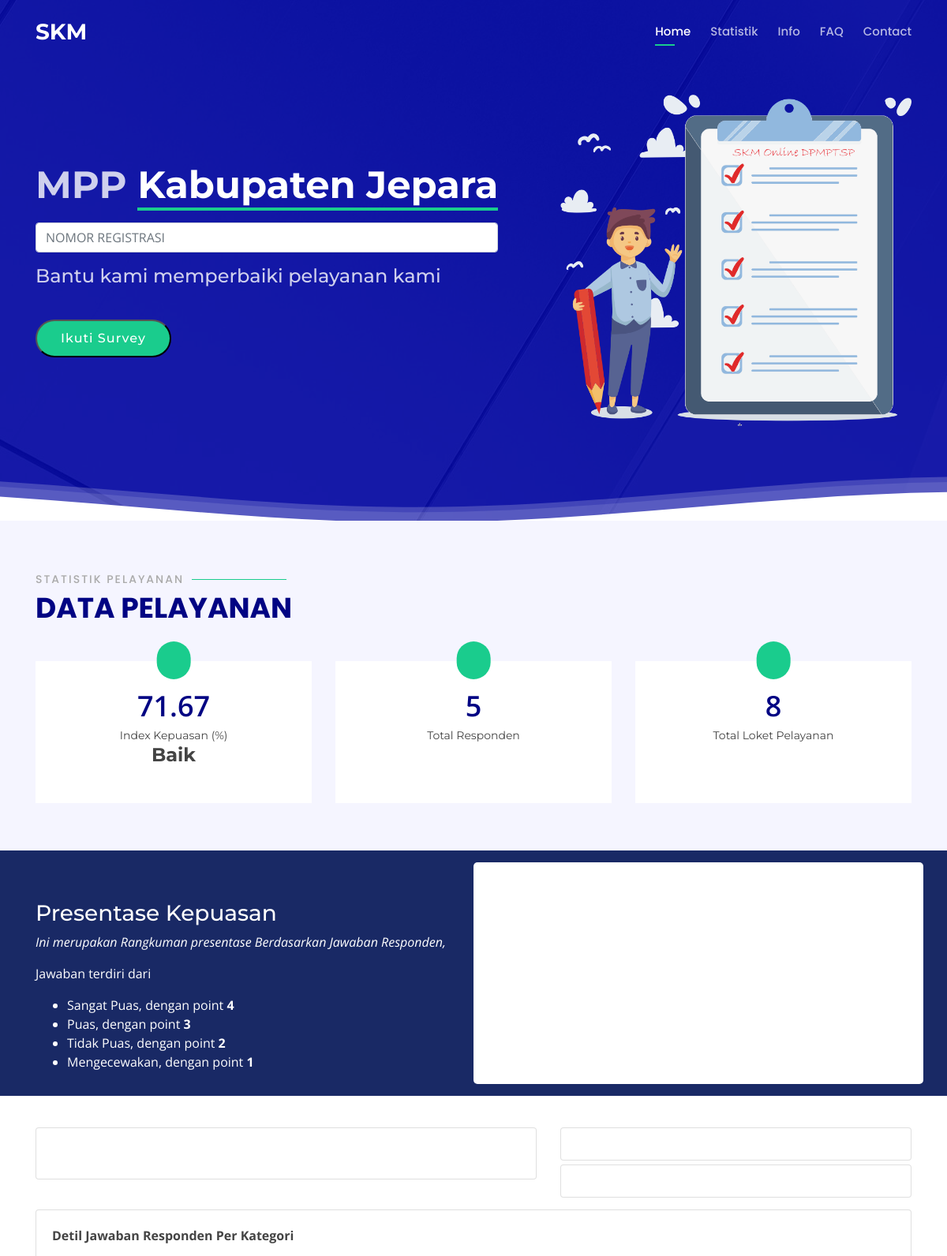
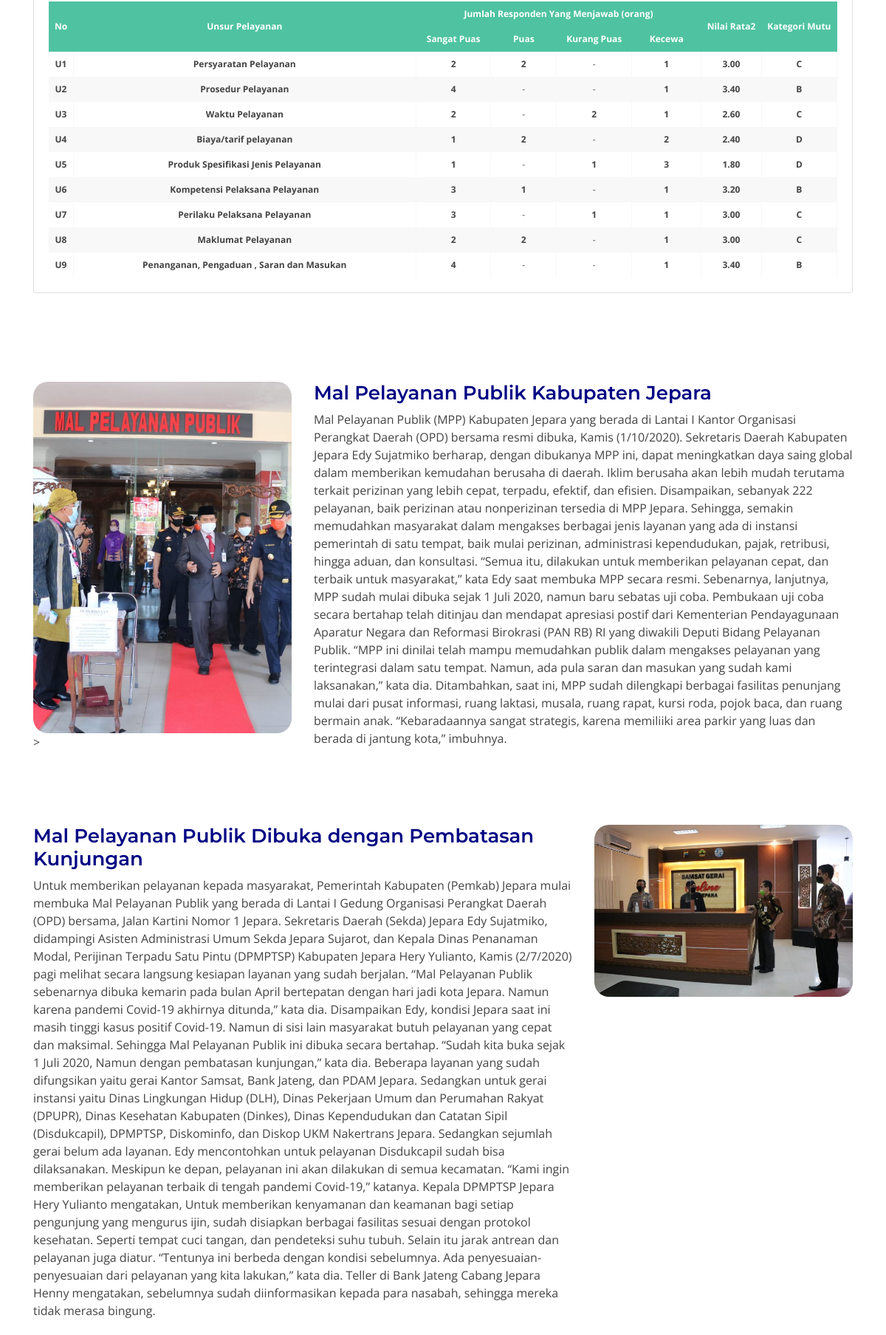
The page / (upper part) on the database its author committed (2 pictures, top to bottom).
### tables this page shows
CREATE TABLE `tb_pertanyaan`  (
  `id_soal` varchar(12) NOT NULL,
  `soal` text NULL,
  `a` varchar(255) NULL DEFAULT NULL,
  `b` varchar(255) NULL DEFAULT NULL,
  `c` varchar(255) NULL DEFAULT NULL,
  `d` varchar(255) NULL DEFAULT NULL,
  `kategori` varchar(255) NULL DEFAULT NULL,
  PRIMARY KEY (`id_soal`) USING BTREE
);

CREATE TABLE `news`  (
  `id` int(11) NOT NULL,
  `judul` varchar(255) NULL DEFAULT NULL,
  `konten` text NULL,
  `img` varchar(255) NULL DEFAULT NULL,
  `created_date` datetime(0) NULL DEFAULT current_timestamp(0),
  PRIMARY KEY (`id`) USING BTREE
);

### application/modules/survey/controllers/Survey.php (called while the page is built, shortened)
<?php
class Survey extends MY_Controller {
	public function __construct()
	{
		$this->load->model('M_survey');
		$this->load->model('M_master');
	}
	public function index()
	{
		$data = [
			'kepuasan' 		=> $this->_get_kepuasan(),
			'loket'			=> $this->M_master->getall('tb_loket')->num_rows(),
			'pendidikan'	=> $this->_get_pendidikan(),
			'pekerjaan'		=> $this->_get_pekerjaan(),
			'pengunjung' 	=> $this->M_survey->get_responden(),
			'hasil'			=>  $this->_get_hasil(),
			'news1'			=> $this->M_master->getWhere('news',['id'=>1])->row(),
			'news2'			=> $this->M_master->getWhere('news',['id'=>2])->row(),
			'faq'			=> $this->M_master->getall('faq')->result(),
		];
		$kepuasan = $data['kepuasan'];
		if ($kepuasan > 81.25 && $kepuasan < 100 ) {
			$index = "Sangat Baik";
		}else if($kepuasan > 62.50 && $kepuasan < 81.26){
			$index = 'Baik';
		}else if($kepuasan > 43.75 && $kepuasan < 62.51){
			$index = 'Kurang Baik';
		} else if($kepuasan > 24.9 && $kepuasan < 43.76){
			$index = 'Tidak Baik';
		} else {
			$index = null;
		}
		$data['tingkat_kepuasan'] = $index;
		$soal = $this->M_master->getall('tb_pertanyaan')->result();
		$hasil = array();
		$no = 1;
		foreach ($soal as $v) {
			$hasil[$no] = [
				'id_soal'	=> $v->id_soal,
				'kategori'	=> $v->kategori,
				'soal'		=> $v->soal,
				'sp'		=> $this->_get_rataan($v->id_soal,'d'),
				'p'			=> $this->_get_rataan($v->id_soal,'c'),
				'tp'		=> $this->_get_rataan($v->id_soal,'b'),
				'kec'		=> $this->_get_rataan($v->id_soal,'a'),
				'kepuasan'	=> $this->_get_nilai($v->id_soal)
			];
			$no++;
		}
		$data['rekap'] = $hasil;
		$this->load->view('index',$data);
	}
	private function _get_hasil()
	{
		$sangat_puas 	= $this->M_master->getWhere('tb_hasil',['published' => '2','jawaban' => 'd'])->num_rows();
		$puas 		 	= $this->M_master->getWhere('tb_hasil',['published' => '2','jawaban' => 'c'])->num_rows();
		$tidak_puas 	= $this->M_master->getWhere('tb_hasil',['published' => '2','jawaban' => 'b'])->num_rows();
		$kecewa 		= $this->M_master->getWhere('tb_hasil',['published' => '2','jawaban' => 'a'])->num_rows();
		$all = $sangat_puas+$puas+$tidak_puas+$kecewa;
		if($all != 0)
		{
			$data = [
				[
					'name' 	=> 'sangat_puas',
					'y'		=> $sangat_puas,
					'color' => '#00FF00'
				],
				[
					'name' 	=> 'puas',
					'y'		=> $puas,
					'color' => 'blue'
				],
				[
					'name' 	=> 'tidak_puas',
					'y'		=> $tidak_puas,
					'color' => 'purple'
				],
				[
					'name' 	=> 'kecewa',
					'y'		=> $kecewa,
					'color' => 'red'
				]
			];
			return $data;
		}
		else
		{
			return null;
		}
	}
	private function _get_kepuasan()
	{
		$total = $this->M_master->getall('tb_hasil')->num_rows();
		$soal = $this->M_master->getall('tb_pertanyaan')->num_rows();
		$total_responden = $this->M_survey->get_responden();
		$a = $this->M_master->getWhere('tb_hasil',['published' => '2','jawaban' => 'a'])->num_rows();
		$b = $this->M_master->getWhere('tb_hasil',['published' => '2','jawaban' => 'b'])->num_rows();
		$c = $this->M_master->getWhere('tb_hasil',['published' => '2','jawaban' => 'c'])->num_rows();
		$d = $this->M_master->getWhere('tb_hasil',['published' => '2','jawaban' => 'd'])->num_rows();
		if ($total_responden != 0) {
			$kepuasan = (($d*4)+($c*3)+($b*2)+($a*1))/($total_responden*4*$soal);
			return number_format(($kepuasan*100),2);
		}
		return 0;
	}
	private function _get_nilai($id)
	{
		$total_responden = $this->M_survey->get_responden();
		$a = $this->M_master->getWhere('tb_hasil',['published' => '2','jawaban' => 'a','id_soal' => $id])->num_rows();
		$b = $this->M_master->getWhere('tb_hasil',['published' => '2','jawaban' => 'b','id_soal' => $id])->num_rows();
		$c = $this->M_master->getWhere('tb_hasil',['published' => '2','jawaban' => 'c','id_soal' => $id])->num_rows();
		$d = $this->M_master->getWhere('tb_hasil',['published' => '2','jawaban' => 'd','id_soal' => $id])->num_rows();
		if ($total_responden != 0) {
			$kepuasan = (($d*4)+($c*3)+($b*2)+($a*1))/($total_responden);
			return number_format($kepuasan,2);
		}
		return 0;
	}
	private function _get_rataan($id_soal,$jawaban)
	{
		$data = $this->M_master->getWhere('tb_hasil',['published' => '2','jawaban' => $jawaban,'id_soal' => $id_soal])->num_rows();
		return $data;
	}
	private function _get_pendidikan()
	{
		$pendidikan = $this->M_master->getall('tb_pendidikan')->result();
		$no = 1;
		foreach ($pendidikan as $p) {
			$hasil[$no] = [
				'pendidikan'	=> $p->pendidikan,
				'jumlah'		=> $this->M_survey->join_get_responden_2('pendidikan',$p->pendidikan)->num_rows()
			];
			$no++;
		}
		return $hasil;
	}
	private function _get_pekerjaan()
	{
		$pekerjaan = $this->M_master->getall('tb_pekerjaan')->result();
		$no = 1;
		foreach ($pekerjaan as $p) {
			$hasil[$no] = [
				'pekerjaan'		=> $p->pekerjaan,
				'jumlah'		=> $this->M_survey->join_get_responden_2('pekerjaan',$p->pekerjaan)->num_rows()
			];
			$no++;
		}
		return $hasil;
	}
}

### index.php (called while the page is built, shortened)
<?php
require_once BASEPATH.'core/CodeIgniter.php';

### application/third_party/MX/Controller.php (called while the page is built, shortened)
<?php (defined('BASEPATH')) OR exit('No direct script access allowed');
class MX_Controller
{
	public function __get($class)
	{
		return CI::$APP->$class;
	}
}

### application/models/M_master.php (called while the page is built, shortened)
<?php
class M_master extends CI_Model {
	function getall($table)
	{
		return $this->db->get($table);
	}
	function getWhere($table,$where)
	{
		return $this->db->get_where($table,$where);
	}
}

### application/modules/survey/models/M_survey.php (called while the page is built, shortened)
<?php
class M_survey extends CI_Model {
	function get_responden()
	{
		$this->db->distinct();
		$this->db->select('id_responden');
		return $this->db->get_where('tb_hasil',['published' => '2'])->num_rows();
	}
	function join_get_responden_2($kolom,$param)
	{
		return $this->db->query('select * from (SELECT DISTINCT id_responden as a FROM tb_hasil where published = 2) as a  , tb_detil_responden  b where  a = b.id_responden and b.'.$kolom.' = "'.$param.'"');
	}
}

### application/modules/survey/views/sesi/statistik.php (the view, shortened to what this page needs)
<section id="statistik" style="margin-top: -20px;">
  <div class="container">
    <div class="row" >
      <div class="col-md-7 col-xs-12" data-aos="fade-right">
       <div class="card" style="margin-bottom: 5px;">
        <div class="card-body">
         <br>
       </div>
     </div>
   </div>
   <div class="col-md-5 col-xs-12" data-aos="fade-up">
     <div class="row">
      <div class="col-md-12">
       <div class="card">
        <div class="card-body">
        </div>
      </div>
    </div>
  </div>
  <div class="row" style="margin-top: 5px;">
    <div class="col-md-12">
     <div class="card">
      <div class="card-body">
      </div>
    </div>
  </div>
</div>
</div>
</div>
<div class="card" style="margin-top: 15px;">
  <div class="card-body">
    <p><strong>Detil Jawaban Responden Per Kategori</strong></p>
    <div class="table-responsive" style="margin-top: 10px;">
      <table class="fl-table" >
        <thead style="background-color: #f4f4f2;" >
          <tr >
            <th class="text-center" rowspan="2" style="vertical-align: middle;">No</th>
            <th class="text-center" width="50%" rowspan="2" style="vertical-align: middle;">Unsur Pelayanan</th>
            <th class="text-center" rowspan="1"  colspan="4">Jumlah Responden Yang Menjawab (orang)</th>
            <th class="text-center" rowspan="2" style="vertical-align: middle;">Nilai Rata2</th>
            <th class="text-center" rowspan="2" style="vertical-align: middle;">Kategori Mutu</th>
          </tr>
          <tr >
           <th class="text-center" width="10%">Sangat Puas</th>
           <th class="text-center" width="10%" >Puas</th>
           <th class="text-center" width="10%">Kurang Puas</th>
           <th class="text-center" width="10%" >Kecewa</th>
         </tr>
       </thead>
       <tbody>
        <?php foreach ($rekap as $data):
          $kepuasan = $data['kepuasan'];
          if ($kepuasan >= 1 && $kepuasan <= 2.5996 ) {
            $index = 'D';
          }else if($kepuasan >= 2.60 && $kepuasan <= 3.064){
            $index = 'C';
          }else if($kepuasan >= 3.0644 && $kepuasan < 3.532){
            $index = 'B';
          } else if($kepuasan >= 3.5324 && $kepuasan <= 4){
            $index = 'A';
          } else {
            $index = null;
          }
          ?>
          <tr>
            <td class="text-center" style="font-weight: bold;"><?php echo $data['id_soal'] ?></td>
            <td  style="font-weight: bold;"><?php echo $data['kategori'] ?></td>
            <td class="text-center"><?php echo $data['sp'] != null ? '<strong>'.$data['sp'].'</strong>' : '-' ?></td>
            <td class="text-center"><?php echo $data['p'] != null ? '<strong>'.$data['p'].'</strong>' : '-' ?></td>
            <td class="text-center"><?php echo $data['tp'] != null ? '<strong>'.$data['tp'].'</strong>' : '-' ?></td>
            <td class="text-center"><?php echo $data['kec'] != null ? '<strong>'.$data['kec'].'</strong>' : '-' ?></td>
            <td class="text-center" style="font-weight: bold;"><?php echo $data['kepuasan'] ?></td>
            <td  class="text-center" style="font-weight: bold;"><?php echo $index ?></td>
          </tr>
        <?php endforeach ?>
      </tbody>
    </table>
  </div>
</div>
</div>
</div>
</section>

### application/modules/survey/views/sesi/detil.php
<section id="details" class="details">
  <div class="container">
    <div class="row content">
      <div class="col-md-4" data-aos="fade-right">
        <img src="<?php echo base_url().'assets/img/'.$news1->img ?>" class="img-fluid" alt="" style="border-radius: 20px;">
        </style>>
      </div>
      <div class="col-md-8" data-aos="fade-up">
        <h3><?php echo $news1->judul ?></h3>
        <p><?php echo $news1->konten?></p>
      </div>
    </div>
    <div class="row content">
      <div class="col-md-4 order-1 order-md-2" data-aos="fade-left">
        <img  style="border-radius: 20px;" src="<?php echo base_url().'assets/img/'.$news2->img?>" class="img-fluid" alt="">
        <br>
      </div>
      <div class="col-md-8 order-2 order-md-1" data-aos="fade-up">
        <h3><?php echo $news2->judul ?></h3>
        <p>
         <?php echo $news2->konten ?>
        </p>
      </div>
    </div>
  </div>
</section>

### rows shown on the page
tb_pertanyaan: id_soal "U1", kategori "Persyaratan Pelayanan", sp "2", p "2", kec "1", kepuasan "3.00", index "C"
tb_pertanyaan: id_soal "U2", kategori "Prosedur Pelayanan", sp "4", kec "1", kepuasan "3.40", index "B"
tb_pertanyaan: id_soal "U3", kategori "Waktu Pelayanan", sp "2", tp "2", kec "1", kepuasan "2.60", index "C"
tb_pertanyaan: id_soal "U4", kategori "Biaya/tarif pelayanan", sp "1", p "2", kec "2", kepuasan "2.40", index "D"
tb_pertanyaan: id_soal "U5", kategori "Produk Spesifikasi Jenis Pelayanan", sp "1", tp "1", kec "3", kepuasan "1.80", index "D"
tb_pertanyaan: id_soal "U6", kategori "Kompetensi Pelaksana Pelayanan", sp "3", p "1", kec "1", kepuasan "3.20", index "B"
tb_pertanyaan: id_soal "U7", kategori "Perilaku Pelaksana Pelayanan", sp "3", tp "1", kec "1", kepuasan "3.00", index "C"
tb_pertanyaan: id_soal "U8", kategori "Maklumat Pelayanan", sp "2", p "2", kec "1", kepuasan "3.00", index "C"
tb_pertanyaan: id_soal "U9", kategori "Penanganan, Pengaduan , Saran dan Masukan", sp "4", kec "1", kepuasan "3.40", index "B"
news: img (picture), judul "Mal Pelayanan Publik Kabupaten Jepara", konten "Mal Pelayanan Publik (MPP) Kabupaten Jepara yang berada di Lantai I Kantor Organisasi Perangkat Daerah (OPD) bersama resmi dibuka, Kamis (1/10/2020). Sekretaris Daerah Kabupaten Jepara Edy Sujatmiko berharap, dengan dibukanya MPP ini, dapat meningkatkan daya saing global dalam memberikan kemudahan berusaha di daerah. Iklim berusaha akan lebih mudah terutama terkait perizinan yang lebih cepat, terpadu, efektif, dan efisien. Disampaikan, sebanyak 222 pelayanan, baik perizinan atau nonperizinan tersedia di MPP Jepara. Sehingga, semakin memudahkan masyarakat dalam mengakses berbagai jenis layanan yang ada di instansi pemerintah di satu tempat, baik mulai perizinan, administrasi kependudukan,…"
news: img (picture), judul "Mal Pelayanan Publik Dibuka dengan Pembatasan Kunjungan", konten "Untuk memberikan pelayanan kepada masyarakat, Pemerintah Kabupaten (Pemkab) Jepara mulai membuka Mal Pelayanan Publik yang berada di Lantai I Gedung Organisasi Perangkat Daerah (OPD) bersama, Jalan Kartini Nomor 1 Jepara. Sekretaris Daerah (Sekda) Jepara Edy Sujatmiko, didampingi Asisten Administrasi Umum Sekda Jepara Sujarot, dan Kepala Dinas Penanaman Modal, Perijinan Terpadu Satu Pintu (DPMPTSP) Kabupaten Jepara Hery Yulianto, Kamis (2/7/2020) pagi melihat secara langsung kesiapan layanan yang sudah berjalan. “Mal Pelayanan Publik sebenarnya dibuka kemarin pada bulan April bertepatan dengan hari jadi kota Jepara. Namun karena pandemi Covid-19 akhirnya ditunda,” kata dia. Disampaikan Edy,…"

### other values the page prints
$kepuasan "71.67"
$tingkat_kepuasan "Baik"
$pengunjung "5"
$loket "8"
